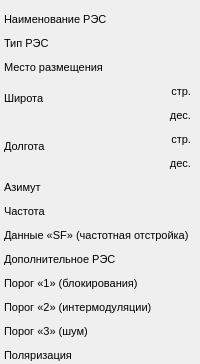
       <widget class="QWidget" name="widget_3" native="true">
        <property name="minimumSize">
         <size>
          <width>200</width>
          <height>0</height>
         </size>
        </property>
        <property name="maximumSize">
         <size>
          <width>200</width>
          <height>16777215</height>
         </size>
        </property>
        <property name="font">
         <font>
          <family>Tahoma</family>
          <pointsize>8</pointsize>
         </font>
        </property>
        <layout class="QVBoxLayout" name="verticalLayout_2">
         <property name="spacing">
          <number>0</number>
         </property>
         <property name="leftMargin">
          <number>0</number>
         </property>
         <property name="topMargin">
          <number>2</number>
         </property>
         <property name="rightMargin">
          <number>0</number>
         </property>
         <property name="bottomMargin">
          <number>2</number>
         </property>
         <item>
          <widget class="QWidget" name="widget_6" native="true">
           <property name="maximumSize">
            <size>
             <width>16777215</width>
             <height>24</height>
            </size>
           </property>
           <layout class="QHBoxLayout" name="horizontalLayout_2">
            <property name="leftMargin">
             <number>4</number>
            </property>
            <item>
             <widget class="QLabel" name="label">
              <property name="minimumSize">
               <size>
                <width>0</width>
                <height>16</height>
               </size>
              </property>
              <property name="maximumSize">
               <size>
                <width>16777215</width>
                <height>16</height>
               </size>
              </property>
              <property name="text">
               <string>Наименование РЭС</string>
              </property>
             </widget>
            </item>
           </layout>
          </widget>
         </item>
         <item>
          <widget class="QWidget" name="widget_7" native="true">
           <property name="maximumSize">
            <size>
             <width>16777215</width>
             <height>24</height>
            </size>
           </property>
           <layout class="QHBoxLayout" name="horizontalLayout_3">
            <property name="leftMargin">
             <number>4</number>
            </property>
            <item>
             <widget class="QLabel" name="label_2">
              <property name="minimumSize">
               <size>
                <width>0</width>
                <height>16</height>
               </size>
              </property>
              <property name="maximumSize">
               <size>
                <width>16777215</width>
                <height>16</height>
               </size>
              </property>
              <property name="text">
               <string>Тип РЭС</string>
              </property>
             </widget>
            </item>
           </layout>
          </widget>
         </item>
         <item>
          <widget class="QWidget" name="widget_8" native="true">
           <property name="maximumSize">
            <size>
             <width>16777215</width>
             <height>24</height>
            </size>
           </property>
           <layout class="QHBoxLayout" name="horizontalLayout_4">
            <property name="leftMargin">
             <number>4</number>
            </property>
            <item>
             <widget class="QLabel" name="label_3">
              <property name="minimumSize">
               <size>
                <width>0</width>
                <height>16</height>
               </size>
              </property>
              <property name="maximumSize">
               <size>
                <width>16777215</width>
                <height>16</height>
               </size>
              </property>
              <property name="text">
               <string>Место размещения</string>
              </property>
             </widget>
            </item>
           </layout>
          </widget>
         </item>
         <item>
          <widget class="QWidget" name="widget_10" native="true">
           <property name="minimumSize">
            <size>
             <width>0</width>
             <height>48</height>
            </size>
           </property>
           <property name="maximumSize">
            <size>
             <width>16777215</width>
             <height>48</height>
            </size>
           </property>
           <layout class="QHBoxLayout" name="horizontalLayout_5">
            <property name="spacing">
             <number>0</number>
            </property>
            <property name="leftMargin">
             <number>0</number>
            </property>
            <property name="topMargin">
             <number>0</number>
            </property>
            <property name="rightMargin">
             <number>0</number>
            </property>
            <property name="bottomMargin">
             <number>0</number>
            </property>
            <item>
             <widget class="QWidget" name="widget_32" native="true">
              <layout class="QHBoxLayout" name="horizontalLayout_11">
               <property name="leftMargin">
                <number>4</number>
               </property>
               <item>
                <widget class="QLabel" name="label_22">
                 <property name="text">
                  <string>Широта</string>
                 </property>
                </widget>
               </item>
              </layout>
             </widget>
            </item>
            <item>
             <widget class="QWidget" name="widget_34" native="true">
              <layout class="QVBoxLayout" name="verticalLayout_5">
               <property name="spacing">
                <number>0</number>
               </property>
               <property name="leftMargin">
                <number>0</number>
               </property>
               <property name="topMargin">
                <number>0</number>
               </property>
               <property name="rightMargin">
                <number>0</number>
               </property>
               <property name="bottomMargin">
                <number>0</number>
               </property>
               <item>
                <widget class="QWidget" name="widget_36" native="true">
                 <layout class="QHBoxLayout" name="horizontalLayout_7">
                  <item>
                   <widget class="QLabel" name="label_24">
                    <property name="minimumSize">
                     <size>
                      <width>0</width>
                      <height>16</height>
                     </size>
                    </property>
                    <property name="maximumSize">
                     <size>
                      <width>16777215</width>
                      <height>16</height>
                     </size>
                    </property>
                    <property name="font">
                     <font>
                      <family>Tahoma</family>
                      <pointsize>8</pointsize>
                     </font>
                    </property>
                    <property name="layoutDirection">
                     <enum>Qt::LeftToRight</enum>
                    </property>
                    <property name="text">
                     <string>стр.</string>
                    </property>
                    <property name="alignment">
                     <set>Qt::AlignRight|Qt::AlignTrailing|Qt::AlignVCenter</set>
                    </property>
                   </widget>
                  </item>
                 </layout>
                </widget>
               </item>
               <item>
                <widget class="QWidget" name="widget_37" native="true">
                 <layout class="QHBoxLayout" name="horizontalLayout_8">
                  <item>
                   <widget class="QLabel" name="label_25">
                    <property name="minimumSize">
                     <size>
                      <width>0</width>
                      <height>16</height>
                     </size>
                    </property>
                    <property name="maximumSize">
                     <size>
                      <width>16777215</width>
                      <height>16</height>
                     </size>
                    </property>
                    <property name="font">
                     <font>
                      <family>Tahoma</family>
                      <pointsize>8</pointsize>
                     </font>
                    </property>
                    <property name="text">
                     <string>дес.</string>
                    </property>
                    <property name="alignment">
                     <set>Qt::AlignRight|Qt::AlignTrailing|Qt::AlignVCenter</set>
                    </property>
                   </widget>
                  </item>
                 </layout>
                </widget>
               </item>
              </layout>
             </widget>
            </item>
           </layout>
          </widget>
         </item>
         <item>
          <widget class="QWidget" name="widget_12" native="true">
           <property name="minimumSize">
            <size>
             <width>0</width>
             <height>48</height>
            </size>
           </property>
           <property name="maximumSize">
            <size>
             <width>16777215</width>
             <height>48</height>
            </size>
           </property>
           <layout class="QHBoxLayout" name="horizontalLayout_6">
            <property name="spacing">
             <number>0</number>
            </property>
            <property name="leftMargin">
             <number>0</number>
            </property>
            <property name="topMargin">
             <number>0</number>
            </property>
            <property name="rightMargin">
             <number>0</number>
            </property>
            <property name="bottomMargin">
             <number>0</number>
            </property>
            <item>
             <widget class="QWidget" name="widget_33" native="true">
              <layout class="QHBoxLayout" name="horizontalLayout_12">
               <property name="leftMargin">
                <number>4</number>
               </property>
               <item>
                <widget class="QLabel" name="label_23">
                 <property name="text">
                  <string>Долгота</string>
                 </property>
                </widget>
               </item>
              </layout>
             </widget>
            </item>
            <item>
             <widget class="QWidget" name="widget_35" native="true">
              <layout class="QVBoxLayout" name="verticalLayout_6">
               <property name="spacing">
                <number>0</number>
               </property>
               <property name="leftMargin">
                <number>0</number>
               </property>
               <property name="topMargin">
                <number>0</number>
               </property>
               <property name="rightMargin">
                <number>0</number>
               </property>
               <property name="bottomMargin">
                <number>0</number>
               </property>
               <item>
                <widget class="QWidget" name="widget_38" native="true">
                 <layout class="QHBoxLayout" name="horizontalLayout_10">
                  <item>
                   <widget class="QLabel" name="label_27">
                    <property name="minimumSize">
                     <size>
                      <width>0</width>
                      <height>16</height>
                     </size>
                    </property>
                    <property name="maximumSize">
                     <size>
                      <width>16777215</width>
                      <height>16</height>
                     </size>
                    </property>
                    <property name="font">
                     <font>
                      <family>Tahoma</family>
                      <pointsize>8</pointsize>
                     </font>
                    </property>
                    <property name="layoutDirection">
                     <enum>Qt::LeftToRight</enum>
                    </property>
                    <property name="text">
                     <string>стр.</string>
                    </property>
                    <property name="alignment">
                     <set>Qt::AlignRight|Qt::AlignTrailing|Qt::AlignVCenter</set>
                    </property>
                   </widget>
                  </item>
                 </layout>
                </widget>
               </item>
               <item>
                <widget class="QWidget" name="widget_39" native="true">
                 <layout class="QHBoxLayout" name="horizontalLayout_9">
                  <item>
                   <widget class="QLabel" name="label_26">
                    <property name="minimumSize">
                     <size>
                      <width>0</width>
                      <height>16</height>
                     </size>
                    </property>
                    <property name="maximumSize">
                     <size>
                      <width>16777215</width>
                      <height>16</height>
                     </size>
                    </property>
                    <property name="font">
                     <font>
                      <family>Tahoma</family>
                      <pointsize>8</pointsize>
                     </font>
                    </property>
                    <property name="text">
                     <string>дес.</string>
                    </property>
                    <property name="alignment">
                     <set>Qt::AlignRight|Qt::AlignTrailing|Qt::AlignVCenter</set>
                    </property>
                   </widget>
                  </item>
                 </layout>
                </widget>
               </item>
              </layout>
             </widget>
            </item>
           </layout>
          </widget>
         </item>
         <item>
          <widget class="QWidget" name="widget_20" native="true">
           <property name="maximumSize">
            <size>
             <width>16777215</width>
             <height>24</height>
            </size>
           </property>
           <layout class="QHBoxLayout" name="horizontalLayout_13">
            <property name="leftMargin">
             <number>4</number>
            </property>
            <item>
             <widget class="QLabel" name="Label_AzimutDN">
              <property name="minimumSize">
               <size>
                <width>0</width>
                <height>16</height>
               </size>
              </property>
              <property name="maximumSize">
               <size>
                <width>16777215</width>
                <height>16</height>
               </size>
              </property>
              <property name="text">
               <string>Азимут</string>
              </property>
             </widget>
            </item>
           </layout>
          </widget>
         </item>
         <item>
          <widget class="QWidget" name="widget_11" native="true">
           <property name="maximumSize">
            <size>
             <width>16777215</width>
             <height>24</height>
            </size>
           </property>
           <layout class="QHBoxLayout" name="horizontalLayout_20">
            <property name="leftMargin">
             <number>4</number>
            </property>
            <item>
             <widget class="QLabel" name="label_5">
              <property name="minimumSize">
               <size>
                <width>0</width>
                <height>16</height>
               </size>
              </property>
              <property name="maximumSize">
               <size>
                <width>16777215</width>
                <height>16</height>
               </size>
              </property>
              <property name="text">
               <string>Частота</string>
              </property>
             </widget>
            </item>
           </layout>
          </widget>
         </item>
         <item>
          <widget class="QWidget" name="widget_19" native="true">
           <property name="maximumSize">
            <size>
             <width>16777215</width>
             <height>24</height>
            </size>
           </property>
           <layout class="QHBoxLayout" name="horizontalLayout_19">
            <property name="leftMargin">
             <number>4</number>
            </property>
            <property name="rightMargin">
             <number>0</number>
            </property>
            <item>
             <widget class="QLabel" name="label_6">
              <property name="minimumSize">
               <size>
                <width>0</width>
                <height>16</height>
               </size>
              </property>
              <property name="maximumSize">
               <size>
                <width>16777215</width>
                <height>16</height>
               </size>
              </property>
              <property name="text">
               <string>Данные «SF» (частотная отстройка)</string>
              </property>
             </widget>
            </item>
           </layout>
          </widget>
         </item>
         <item>
          <widget class="QWidget" name="widget_17" native="true">
           <property name="maximumSize">
            <size>
             <width>16777215</width>
             <height>24</height>
            </size>
           </property>
           <layout class="QHBoxLayout" name="horizontalLayout_18">
            <property name="leftMargin">
             <number>4</number>
            </property>
            <item>
             <widget class="QLabel" name="label_7">
              <property name="minimumSize">
               <size>
                <width>0</width>
                <height>16</height>
               </size>
              </property>
              <property name="maximumSize">
               <size>
                <width>16777215</width>
                <height>16</height>
               </size>
              </property>
              <property name="text">
               <string>Дополнительное РЭС</string>
              </property>
             </widget>
            </item>
           </layout>
          </widget>
         </item>
         <item>
          <widget class="QWidget" name="widget_13" native="true">
           <property name="maximumSize">
            <size>
             <width>16777215</width>
             <height>24</height>
            </size>
           </property>
           <layout class="QHBoxLayout" name="horizontalLayout_17">
            <property name="leftMargin">
             <number>4</number>
            </property>
            <item>
             <widget class="QLabel" name="label_10">
              <property name="minimumSize">
               <size>
                <width>0</width>
                <height>16</height>
               </size>
              </property>
              <property name="maximumSize">
               <size>
                <width>16777215</width>
                <height>16</height>
               </size>
              </property>
              <property name="text">
               <string>Порог «1» (блокирования)</string>
              </property>
             </widget>
            </item>
           </layout>
          </widget>
         </item>
         <item>
          <widget class="QWidget" name="widget_14" native="true">
           <property name="maximumSize">
            <size>
             <width>16777215</width>
             <height>24</height>
            </size>
           </property>
           <layout class="QHBoxLayout" name="horizontalLayout_16">
            <property name="leftMargin">
             <number>4</number>
            </property>
            <item>
             <widget class="QLabel" name="label_8">
              <property name="minimumSize">
               <size>
                <width>0</width>
                <height>16</height>
               </size>
              </property>
              <property name="maximumSize">
               <size>
                <width>16777215</width>
                <height>16</height>
               </size>
              </property>
              <property name="text">
               <string>Порог «2» (интермодуляции)</string>
              </property>
             </widget>
            </item>
           </layout>
          </widget>
         </item>
         <item>
          <widget class="QWidget" name="widget_16" native="true">
           <property name="maximumSize">
            <size>
             <width>16777215</width>
             <height>24</height>
            </size>
           </property>
           <layout class="QHBoxLayout" name="horizontalLayout_15">
            <property name="leftMargin">
             <number>4</number>
            </property>
            <item>
             <widget class="QLabel" name="label_9">
              <property name="minimumSize">
               <size>
                <width>0</width>
                <height>16</height>
               </size>
              </property>
              <property name="maximumSize">
               <size>
                <width>16777215</width>
                <height>16</height>
               </size>
              </property>
              <property name="text">
               <string>Порог «3» (шум)</string>
              </property>
             </widget>
            </item>
           </layout>
          </widget>
         </item>
         <item>
          <widget class="QWidget" name="widget_15" native="true">
           <property name="maximumSize">
            <size>
             <width>16777215</width>
             <height>24</height>
            </size>
           </property>
           <layout class="QHBoxLayout" name="horizontalLayout_14">
            <property name="leftMargin">
             <number>4</number>
            </property>
            <item>
             <widget class="QLabel" name="label_11">
              <property name="minimumSize">
               <size>
                <width>0</width>
                <height>16</height>
               </size>
              </property>
              <property name="maximumSize">
               <size>
                <width>16777215</width>
                <height>16</height>
               </size>
              </property>
              <property name="text">
               <string>Поляризация</string>
              </property>
             </widget>
            </item>
           </layout>
          </widget>
         </item>
        </layout>
       </widget>
